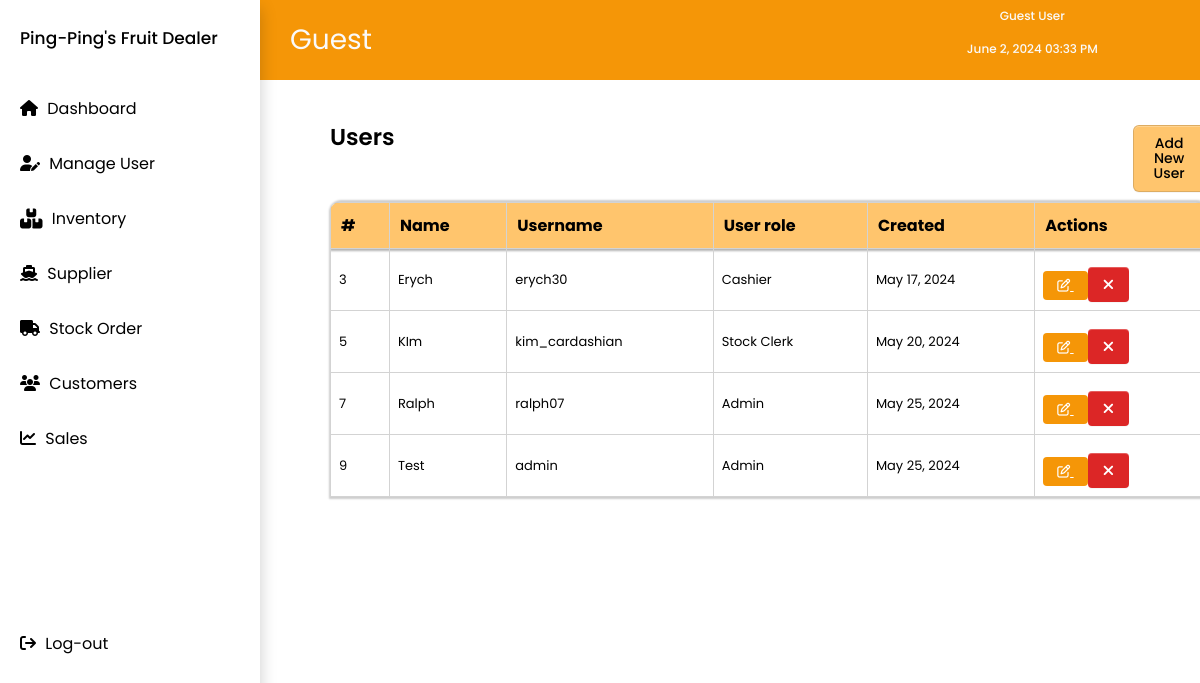
Page /manageuser.php on the committed database.
### tables this page shows
CREATE TABLE `manage_user` (
  `Id` int(11) NOT NULL,
  `Name` varchar(255) NOT NULL,
  `Username` varchar(255) NOT NULL,
  `Password` varchar(255) NOT NULL,
  `User_role` varchar(255) NOT NULL,
  `Created` datetime NOT NULL DEFAULT current_timestamp()
);

### manageuser.php (the view, shortened to what this page needs)
<?php
include 'nav.php';
include 'topnav.php';
include 'includes/connection.php';
?>
<!DOCTYPE html>
<html lang="en">
<head>
    <link rel="stylesheet" href="css/main.css">
    <link rel="stylesheet" href="css/manageuser.css">
</head>
<body>
<div class="group_names">
    <div class="group_content">
        <div class="title_and_button">
            <h2>Users</h2>
            <button type="button" onclick="location.href='adduser.php'">Add New User</button>
        </div>
        <table class="group_table">
                <thead>
                    <tr>
                        <th class="border-top-left">#</th>
                        <th>Name</th>
                        <th>Username</th>
                        <th>User role</th>
                        <th>Created</th>
                        <th class="border-top-right">Actions</th>
                    </tr>
                </thead>
                <tbody>
                    <?php
                    $sql = "SELECT * FROM manage_user";
                    $result = $conn->query($sql);
                    while ($row = $result->fetch_assoc()) {
                        $createdDatetime = $row['Created'];
                        $timestamp = strtotime($createdDatetime);
                        $formattedDate = date('F j, Y', $timestamp);
                        echo "
                            <tr>
                                <td>{$row['Id']}</td>
                                <td>{$row['Name']}</td>
                                <td>{$row['Username']}</td>
                                <td>{$row['User_role']}</td>
                                <td>{$formattedDate}</td>
                                <td>
                                    <a href='edituser.php?updateid={$row['Id']}' style='margin-right: 0px; padding: 5px 14px ; font-weight: 0px; border-radius: 4px; background-color: #F59607; color: #ffffff; border: none;'>
                                        <i class='fa-regular fa-pen-to-square' style='color: #ffffff;'></i>
                                    </a>
                                    <button class='btn btn-danger' onclick='deleteUser({$row['Id']})' style='margin-right: 0px; padding: 5px 15px; border-radius: 4px; background-color: #DC2626; color: #ffffff; border: none;'>
                                        <i class='fas fa-times' style='color: #ffffff;'></i>
                                    </button>
                                </td>
                            </tr>";
                    }
                    ?>
                </tbody>
            </table>
        </div>
    </div>
</body>
</html>

### css/main.css (style rules this page uses)
* { padding: 0; margin: 0; box-sizing: border-box; font-family: 'Poppins', sans-serif; }
.btn { height: 35px; background-color:#A0CE90; border: 0; border-radius: 5px; color: white; font-size: 15px; cursor: pointer; transition: all .3s; margin-top: 10px; padding: 0px 10px; }

### css/manageuser.css (style rules this page uses)
.group_names { display: flex; flex-direction: row; gap: 30px; }
.group_table { height: 100%; box-shadow: 1px 0 2px 2px rgba(0, 0, 0, 0.2); border-radius: 10px 10px 0 0; overflow: hidden; border-collapse: collapse; }
h2 { font-size: 23px; font-weight: 600; color: #000000; }
td, th .group_table { padding:8px; text-align: left; }
thead { background-color: #FFC56D; box-shadow: 1px 0 2px 2px rgba(0, 0, 0, 0.3); }
th { color: rgb(0, 0, 0); font-size: 16px; font-weight: 70px; text-align: left; padding: 10px; border: 1px solid lightgray; border-collapse: collapse; }
td { color: rgb(0, 0, 0); font-size: 13px; border-collapse: collapse; border: 1px solid lightgray; }
.group_content { flex-direction: column; gap: 10px; display: flex; margin-left: 330px; }
button { margin-top: 5px; background-color: #FFC56D; display: inline-block; appearance: none; border: 1px solid rgba(27, 31, 35, 0.15); border-radius: 6px; box-shadow: rgba(27, 31, 35, 0.04) 0 1px 0, rgba(255, 255, 255, 0.25) 0 1px 0 inset; cursor: pointer; font-size: 14px; font-weight: 500; line-height: 15px; padding: 10px 20px; }
.title_and_button { display: flex; flex-direction: row; gap: 738px; margin-top: 40px; }

### rows in the picture
manage_user: Id "3", Name "Erych", Username "erych30", User_role "Cashier", Created "May 17, 2024"
manage_user: Id "5", Name "KIm", Username "kim_cardashian", User_role "Stock Clerk", Created "May 20, 2024"
manage_user: Id "7", Name "Ralph", Username "ralph07", User_role "Admin", Created "May 25, 2024"
manage_user: Id "9", Name "Test", Username "admin", User_role "Admin", Created "May 25, 2024"

### other values in the picture
$user_role "Guest"
$name "Guest User"
